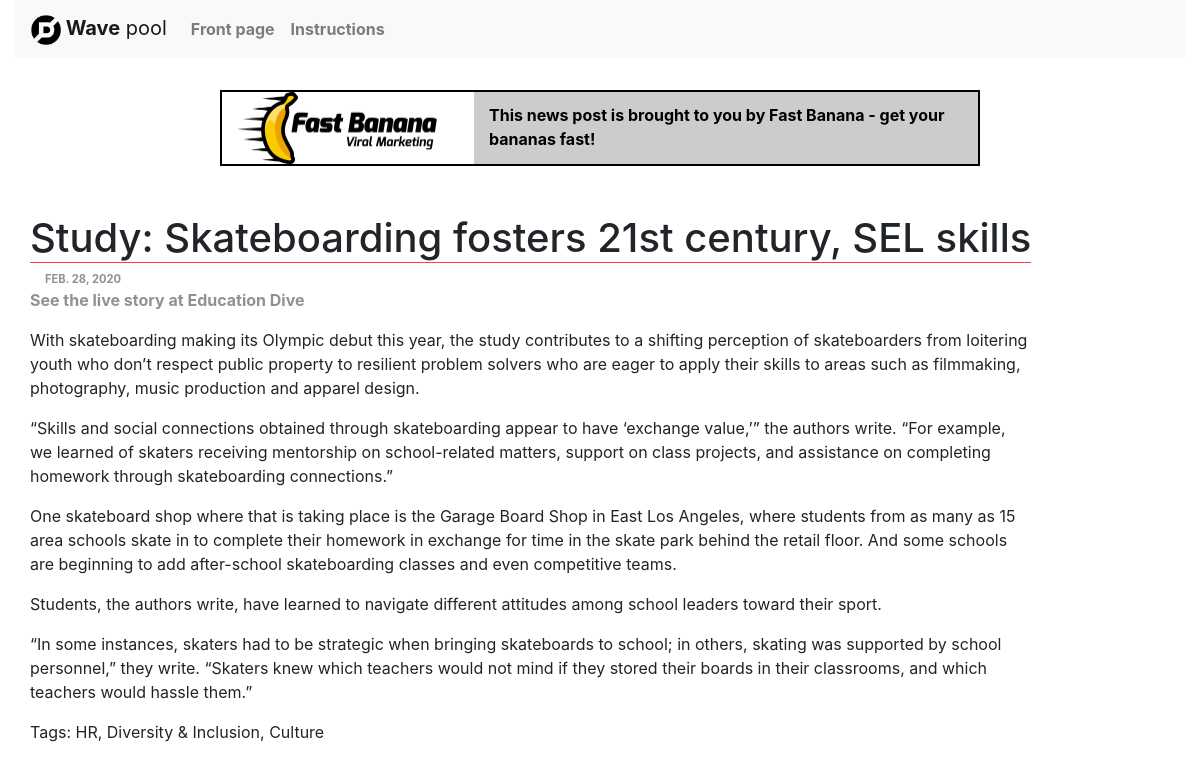
/news/3/, run on the app's committed database.
### wavepool/models.py (models this page shows, shortened)
class NewsPost(models.Model):
    title = models.CharField(max_length=300)
    body = models.TextField(max_length=3000)
    source = models.URLField(unique=True)
    is_cover_story = models.BooleanField(default=False)
    publish_date = models.DateField(default=timezone.now)
    class Meta:
        ordering = ['-publish_date']
    @property
    def source_divesite_name(self):
        url = urlparse(self.source)
        return DIVESITE_SOURCE_NAMES["{}".format(url.netloc[4:-4])]
    def tags(self):
        return [
            'HR', 'Diversity & Inclusion', 'Culture'
        ]

### wavepool/views.py (the view)
# urls.py: path('news/<int:newspost_id>/', views.newspost_detail, name='newspost_detail')
def newspost_detail(request, newspost_id=None):
    template = loader.get_template('wavepool/newspost.html')
    newspost = NewsPost.objects.get(pk=newspost_id)
    context = {
        'newspost': newspost
    }
    return HttpResponse(template.render(context, request))

### wavepool/templates/wavepool/newspost.html (shortened to what this page needs)
{% extends 'wavepool/base.html' %}
{% load static %}
{% block page_content %}
	<div class="row">
		<div class="col-2"></div>
		<div id="newspost-sponsorship" class="col">
			<a target="_blank" href="https://www.google.com/search?q=fake+company+logos&sxsrf=ALeKk01d0-UuzpkF3NVqdRPo7VB6IqqSsg:1599834685488&source=lnms&tbm=isch&sa=X&ved=2ahUKEwjdvYLRqOHrAhVIl3IEHUrYA6QQ_AUoAXoECAwQAw&biw=1420&bih=746">
				<div class="row">
					<div id="sponsor-image" class="col-4">
						<img src="{% static 'image/fastbanana.png' %}" width="200px" />
					</div>
					<div id="sponsor-content" class="col">
						<span id="sponsor-text">This news post is brought to you by Fast Banana - get your bananas fast!</span>
					</div>
				</div>
			</a>
		</div>
		<div class="col-2"></div>
	</div>
	<div class="newspost-detail">
		<div class="row">
			<h1 id="newspost-title">{{ newspost.title }}</div>
			<span class="pubdate">{{newspost.publish_date}}</span></h1>
		<div class="row"><a href="{{newspost.source}}" target="_blank">See the live story at {{newspost.source_divesite_name}}</a></div>
		<div class="row newspost-body" id="newspost-body">
			{% autoescape off %}
			{{ newspost.body }}
			{% endautoescape %}
		</div>
	</div>
	{% if newspost.tags %}
		<div class="row" id="newspost-topics">
			Tags: {% for tag in newspost.tags %}{{tag}}{% if not forloop.last %},{% endif %} {% endfor %}
		</div>
	{% endif %}
{% endblock %}

### wavepool/static/app.css (style rules this page uses)
body { font-size: 1rem; }
body a { color: #000; font-weight: bold; }
.pubdate { text-transform: uppercase; color: #929090; font-size: .7rem; font-weight: bold; display: block; }
.newspost-detail h1 { border-bottom: 1px solid #f94040; }
.newspost-detail a { color: #929090; }
.newspost-body { margin-top: 1rem; width: 90%; }
#newspost-sponsorship { border: solid 2px #000000; margin-bottom: 3rem; }
#sponsor-content { background-color: #CCCCCC; }
#sponsor-text { margin-top: .7rem; display: block; }

### data on the page
NewsPost: title "Study: Skateboarding fosters 21st century, SEL skills", publish_date "FEB. 28, 2020", source_divesite_name "Education Dive", body "With skateboarding making its Olympic debut this year, the study contributes to a shifting perception of skateboarders from loitering youth who don’t respect public property to resilient problem solvers who are eager to apply their skills to areas such as filmmaking, photography, music production and apparel design. “Skills and social connections obtained through skateboarding appear to have ‘exchange value,’” the authors write. “For example, we learned of skaters receiving mentorship on school-related matters, support on class projects, and assistance on completing homework through skateboarding connections.” One skateboard shop where that is taking place is the Garage Board Shop in East…"

### other printed values
{{ tag }} "HR" "Diversity & Inclusion" "Culture"
